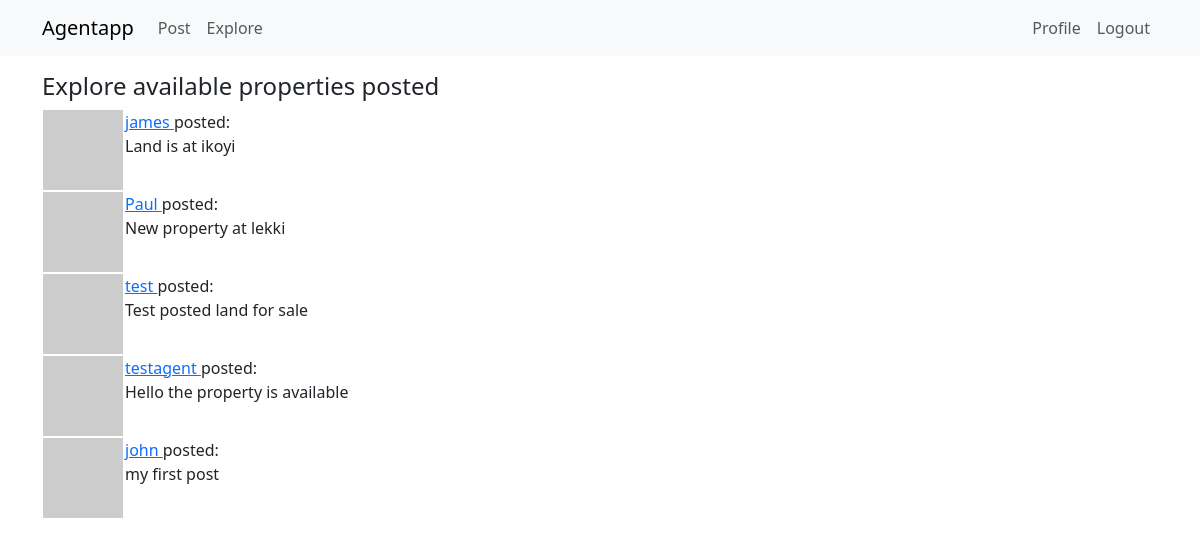
The page /explore (signed in) on the database its author committed.
### models/agent.py (models this page shows, shortened)
class Post(db.Model):
    id: so.Mapped[int] = so.mapped_column(primary_key=True)
    body: so.Mapped[str] = so.mapped_column(sa.String(140))
    timestamp: so.Mapped[datetime] = so.mapped_column(
        index=True, default=lambda: datetime.now(timezone.utc))
    agent_id: so.Mapped[int] = so.mapped_column(sa.ForeignKey(Agent.id),
                                               index=True)
    author: so.Mapped[Agent] = so.relationship(back_populates='posts')

class Agent(UserMixin, db.Model):
    id: so.Mapped[int] = so.mapped_column(primary_key=True)
    username: so.Mapped[str] = so.mapped_column(sa.String(64), index=True,
                                                unique=True)
    email: so.Mapped[str] = so.mapped_column(sa.String(120), index=True,
                                             unique=True)
    license: so.Mapped[Optional[str]] = so.mapped_column(sa.String(256), nullable=True)
    password_hash: so.Mapped[Optional[str]] = so.mapped_column(sa.String(256))
    posts: so.WriteOnlyMapped['Post'] = so.relationship(back_populates='author')
    about_me: so.Mapped[Optional[str]] = so.mapped_column(sa.String(140))
    last_seen: so.Mapped[Optional[datetime]] = so.mapped_column(
        default=lambda: datetime.now(timezone.utc))
    following: so.WriteOnlyMapped['Agent'] = so.relationship(
        secondary=followers, primaryjoin=(followers.c.follower_id == id),
        secondaryjoin=(followers.c.followed_id == id),
        back_populates='followers')
    followers: so.WriteOnlyMapped['Agent'] = so.relationship(
        secondary=followers, primaryjoin=(followers.c.followed_id == id),
        secondaryjoin=(followers.c.follower_id == id),
        back_populates='following')
    def avatar(self, size):
        digest = md5(self.email.lower().encode('utf-8')).hexdigest()
        return f'https://www.gravatar.com/avatar/{digest}?d=identicon&s={size}'

### agent_app/routes.py (the view)
@app.route('/explore')
@login_required
def explore():
    query = sa.select(Post).order_by(Post.timestamp.desc())
    posts = db.session.scalars(query).all()
    return render_template('index.html', title='Explore', posts=posts)

### agent_app/routes.py (called while the page is built)
@app.before_request
def before_request():
    if current_user.is_authenticated:
        current_user.last_seen = datetime.now(timezone.utc)
        db.session.commit()

### models/agent.py (called while the page is built)
@login.user_loader
def load_user(id):
    return db.session.get(Agent, int(id))

### agent_app/templates/index.html
{% extends "base.html" %}
{% block content %}
    {% if form %}
    <h5>  Hello {{ current_user.username }}, you can post new property here</h5>
    <form action="" method="post">
        {{ form.hidden_tag() }}
        <p>
            {{ form.post.label }}<br>
            {{ form.post(cols=32, rows=4) }}<br>
            {% for error in form.post.errors %}
            <span style="color: red;">[{{ error }}]</span>
            {% endfor %}
        </p>
        <p>{{ form.submit() }}</p>
    </form>
    {% else %}
    <h4> Explore available properties posted </h4>
    {% endif %}
    {% for post in posts %}
        {% include '_post.html' %}
    {% endfor %}
{% endblock %}

### agent_app/templates/_post.html
<table>
    <tr valign="top">
        <td><img src="{{ post.author.avatar(36) }}"></td>
        <td>
            <a href="{{ url_for('agent', username=post.author.username) }}">
                {{ post.author.username }}
            </a>
            posted:<br>{{ post.body }}</td>
    </tr>
</table>

### rows shown on the page
Post: author.username "james", body "Land is at ikoyi"
Post: author.username "Paul", body "New property at lekki"
Post: author.username "test", body "Test posted land for sale"
Post: author.username "testagent", body "Hello the property is available"
Post: author.username "john", body "my first post"
